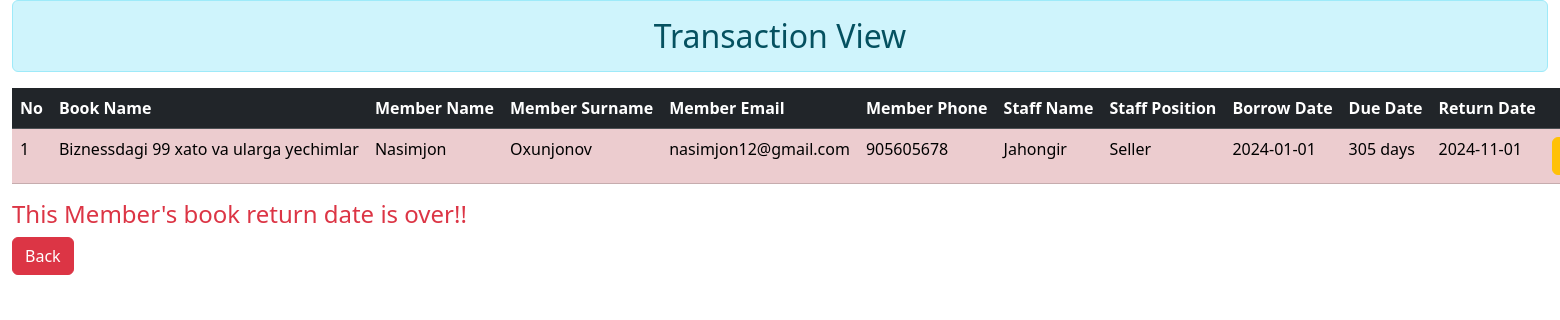
The page /transaction_view.php?id=1 on the database its author committed.
### tables this page shows
CREATE TABLE IF NOT EXISTS `transaction` (
  `id` int NOT NULL AUTO_INCREMENT,
  `book_id` int NOT NULL,
  `member_id` int NOT NULL,
  `staff_id` int NOT NULL,
  `borrow_date` date NOT NULL,
  `return_date` date NOT NULL,
  PRIMARY KEY (`id`),
  KEY `book_id` (`book_id`,`member_id`,`staff_id`),
  KEY `member_id` (`member_id`),
  KEY `staff_id` (`staff_id`)
);

CREATE TABLE IF NOT EXISTS `book` (
  `id` int NOT NULL AUTO_INCREMENT,
  `title` varchar(100) NOT NULL,
  `author_id` int NOT NULL,
  `isbn` varchar(100) NOT NULL,
  `genre` varchar(100) NOT NULL,
  `publisher` varchar(100) NOT NULL,
  `pub_date` date DEFAULT NULL,
  `copies_available` varchar(100) NOT NULL,
  `quantity` int NOT NULL,
  PRIMARY KEY (`id`),
  KEY `author_id` (`author_id`)
);

CREATE TABLE IF NOT EXISTS `member` (
  `id` int NOT NULL AUTO_INCREMENT,
  `first_name` varchar(100) NOT NULL,
  `last_name` varchar(100) NOT NULL,
  `address` varchar(100) NOT NULL,
  `phone` varchar(100) NOT NULL,
  `email` varchar(100) NOT NULL,
  `start_date` date NOT NULL,
  `expiry_date` date NOT NULL,
  PRIMARY KEY (`id`)
);

CREATE TABLE IF NOT EXISTS `staff` (
  `id` int NOT NULL AUTO_INCREMENT,
  `first_name` varchar(100) NOT NULL,
  `last_name` varchar(100) NOT NULL,
  `position` varchar(100) NOT NULL,
  `phone` varchar(100) NOT NULL,
  `email` varchar(100) NOT NULL,
  `hiredate` date NOT NULL,
  PRIMARY KEY (`id`)
);

### transaction_view.php (the view, shortened to what this page needs)
<!DOCTYPE html>
<html lang="en">
<head>
        <link href="https://cdn.jsdelivr.net/npm/simple-datatables@7.1.2/dist/style.min.css" rel="stylesheet" />
        <link href="css/styles.css" rel="stylesheet" />
        <link rel="stylesheet" href="./bootstrap-5.3/css/bootstrap.css">
        <link rel="stylesheet" href="./font/all.css">
    </head>
<body>
    <div class="container-fluid">
        <h2 class="alert alert-info text-center" >Transaction View</h2>
        <div class="table-responsive-xl" >
            <table class="table table-striped table-primary table-hover" >
                                <thead class="table table-dark" >
                                    <tr>
                                        <th>No</th>
                                        <th>Book Name</th>
                                        <th>Member Name</th>
                                        <th>Member Surname</th>
                                        <th>Member Email</th>
                                        <th>Member Phone</th>
                                        <th>Staff Name</th>
                                        <th>Staff Position</th>
                                        <th>Borrow Date</th>
                                        <th>Due Date</th>
                                        <th>Return Date</th>
                                        <th style="width: 150px;" ></th>
                                    </tr>
                                </thead>
                                <tbody>
                                    <?php
                                    $current_date=date("Y-m-d");
                                        $con=mysqli_connect('localhost','root','root','library');
                                        $sql="select book.title,member.first_name as m_name,member.last_name as m_surname,member.email as m_email,member.phone as m_phone,staff.first_name as s_name,staff.position as s_position,transaction.borrow_date,transaction.return_date,datediff(transaction.return_date,transaction.borrow_date) as due_date,transaction.*,transaction.id as id from transaction left join book on transaction.book_id=book.id left join member on transaction.member_id=member.id left join staff on transaction.staff_id=staff.id where transaction.id=".$_GET['id'];
                                        $q=mysqli_query($con,$sql) or die(mysqli_error($con));
                                        $i=1;
                                        $row=mysqli_fetch_array($q);
                                            ?>
                                            <tr <?php
                                            if ($row['return_date']<=$current_date) {
                                                ?>
                                                class="table-danger"
                                                <?
                                            }
                                            ?> >
                                                <td><?echo $i;$i++;?></td>
                                                <td><?echo $row['title']?></td>
                                                <td><?echo $row['m_name']?></td>
                                                <td><?echo $row['m_surname']?></td>
                                                <td><?echo $row['m_email']?></td>
                                                <td><?echo $row['m_phone']?></td>
                                                <td><?echo $row['s_name']?></td>
                                                <td><?echo $row['s_position']?></td>
                                                <td><?echo $row['borrow_date']?></td>
                                                <td><?echo $row['due_date']?> days</td>
                                                <td><?echo $row['return_date']?></td>
                                                <td>
                                                <a href="transaction_edit.php?uid=<?echo $row['id']?>" class="btn btn-warning" ><i class="fas fa-edit" ></i></a>
                                                </td>
                                            </tr>
                                </tbody>
             </table>
            </div>
            <?php
            if ($row['return_date']<=$current_date) {
                ?>
                <h4 class="text-danger" >This Member's book return date is over!!</h4>
                <?
            }
            ?>
            <a href="transaction.php" class="btn btn-danger" >Back</a>
              </div>
    </body>
</html>

### rows shown on the page
transaction: book.title "Biznessdagi 99 xato va ularga yechimlar", member.first_name "Nasimjon", member.last_name "Oxunjonov", member.email "nasimjon12@gmail.com", member.phone "905605678", staff.first_name "Jahongir", staff.position "Seller", borrow_date "2024-01-01", return_date "2024-11-01"

### other values the page prints
$i "1"
$row['due_date'] "305"
